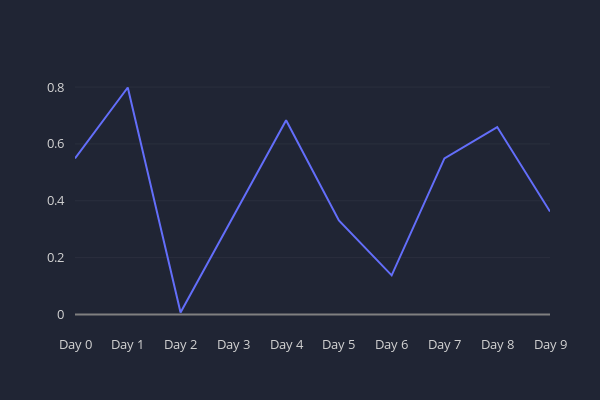

Write notebook code for a chart like this one.
### Markdown cell above
## Example 1: One-line line plot

### Code cell
# create data
index = [f'Day {x}' for x in range(10)]
values = {'Solo line': [np.random.rand() for x in range(10)]}
data = pd.DataFrame(index=index, data=values).transpose()

# create chart
layout = chart.layout(width=600, height=400)
color_palette = chart.palette(color='red')
chart.line(data, layout, color_palette=color_palette)

### Figure 1 — Plotly figure (JSON) as saved in the notebook; plotly's stock layout.template omitted (floating-point values rounded to 4 significant figures)
{"data": [{"line": {"width": 2}, "marker": {"color": ["#ffe5e5", "#ffcccc", "#ffb3b3", "#ff9999", "#ff8080", "#ff6666", "#ff4d4d", "#ff3232", "#ff1919", "#ff0000"]}, "mode": "lines", "name": "Solo line", "textfont": {"color": "lightgrey", "size": 14}, "textposition": "bottom center", "type": "scatter", "x": ["Day 0", "Day 1", "Day 2", "Day 3", "Day 4", "Day 5", "Day 6", "Day 7", "Day 8", "Day 9"], "y": [0.5488, 0.7984, 0.006845, 0.3437, 0.6832, 0.3305, 0.1376, 0.5491, 0.6593, 0.362]}], "layout": {"autosize": false, "height": 400, "legend": {"bordercolor": "#202534", "borderwidth": 0, "font": {"color": "lightgrey", "family": "sans-serif", "size": 12}, "orientation": "v", "traceorder": "normal", "x": 1.02, "xanchor": "left", "y": 1, "yanchor": "middle"}, "margin": {"b": 75, "l": 75, "pad": 10, "r": 50, "t": 75}, "paper_bgcolor": "#202534", "plot_bgcolor": "#202534", "title": {"font": {"color": "lightgrey", "family": "sans-serif", "size": 24}, "text": "", "x": 0.5}, "width": 600, "xaxis": {"autorange": true, "color": "lightgrey", "dtick": 1, "gridcolor": "#343846", "gridwidth": 0.5, "showgrid": false, "showline": false, "showticklabels": true, "tickfont": {"color": "lightgrey", "size": 13}, "tickformat": "", "tickmode": "auto", "title": {"font": {"color": "lightgrey", "family": "sans-serif", "size": 18}, "text": ""}, "type": "-", "zeroline": false, "zerolinecolor": "grey"}, "yaxis": {"autorange": true, "color": "lightgrey", "dtick": 1, "gridcolor": "#343846", "gridwidth": 0.5, "showgrid": true, "showline": false, "showticklabels": true, "tickfont": {"color": "lightgrey", "size": 13}, "tickformat": "", "tickmode": "auto", "ticks": "", "title": {"font": {"color": "lightgrey", "family": "sans-serif", "size": 18}, "text": ""}, "type": "-", "zeroline": true, "zerolinecolor": "grey"}}}
